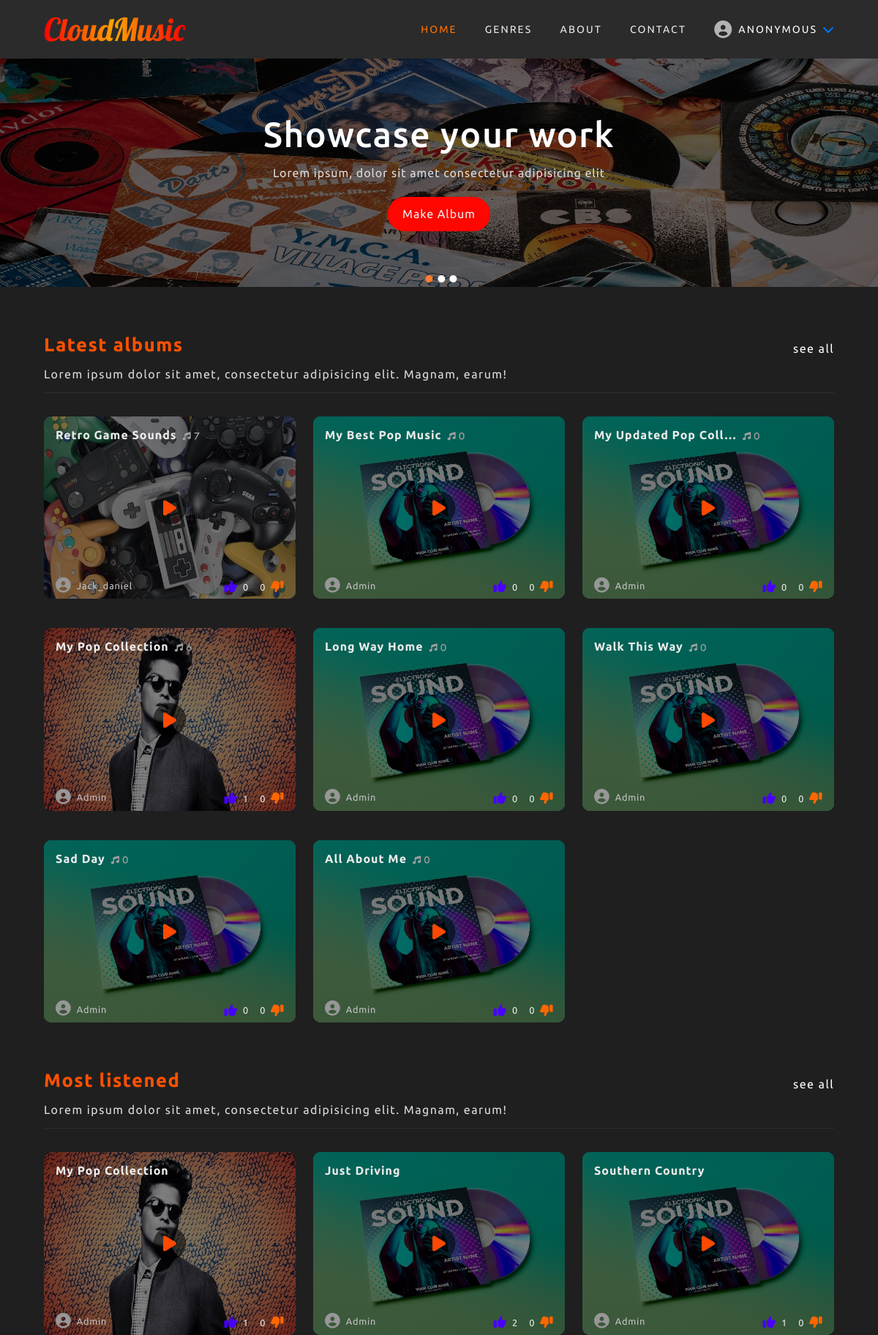
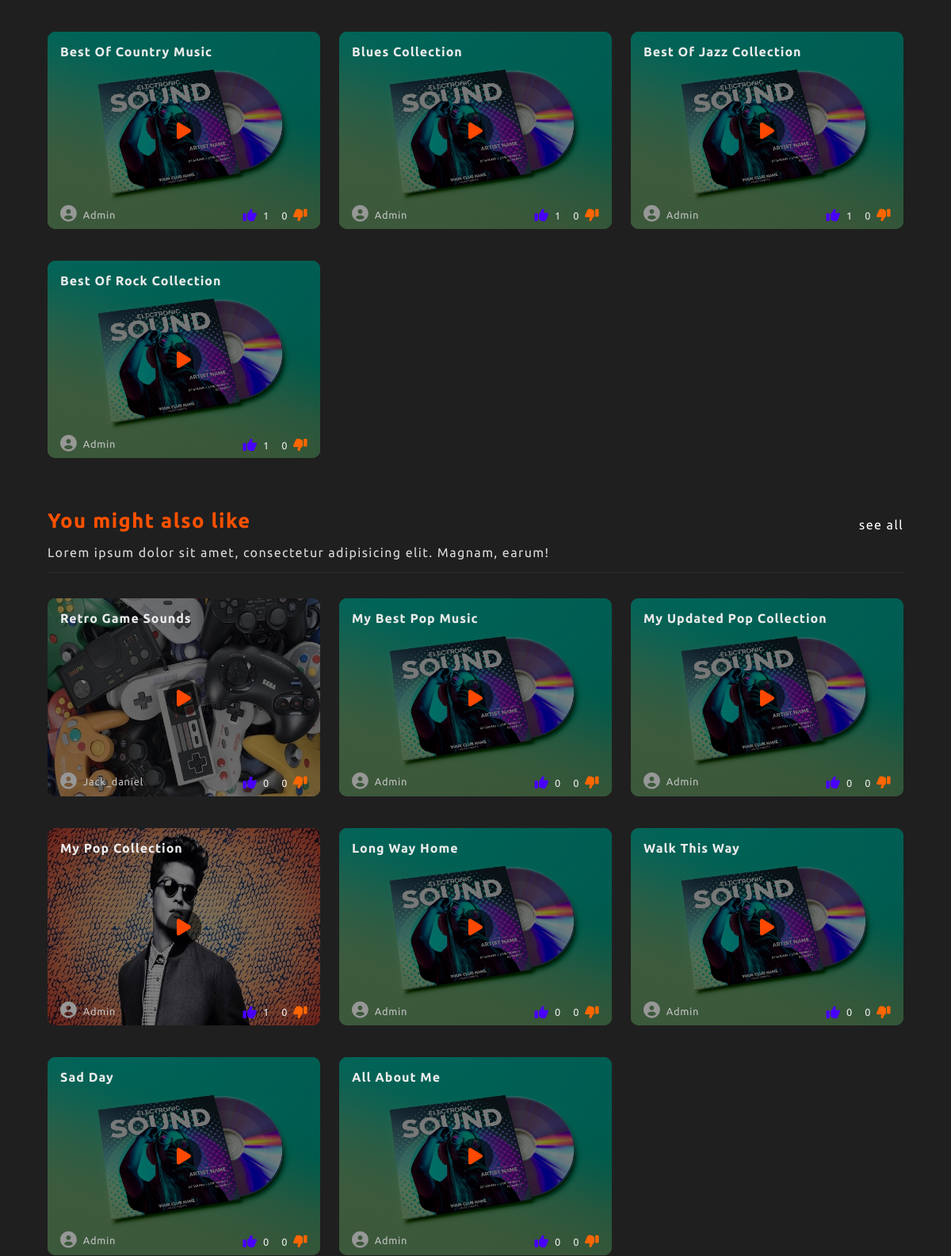
The page /home (upper part) on the database its author committed (2 pictures, top to bottom).
### music/models.py (models this page shows, shortened)
class Album(models.Model):
    user = models.ForeignKey(User, on_delete=models.CASCADE)
    title = models.CharField(max_length=50)
    choose_genre = models.ForeignKey(Genre, on_delete=models.CASCADE, null=True, blank=True)
    create_genre = models.CharField(max_length=20, null=True, blank=True)
    album_cover = models.ImageField(default="album_img/default.jpg", upload_to="album_img", blank=True)
    date_created = models.DateTimeField(default=timezone.now)
    thumbs_up = models.IntegerField(default=0)
    thumbs_down = models.IntegerField(default=0)
    class Meta:
        ordering = ["-date_created"]

### music/views.py (the view, shortened to what this page needs)
# urls.py: path("home", home, name="home"),
def home(request):
    user = request.user
    albums = Album.objects.all()
    most_listened = albums
    latest_albums = albums[0:8]
    you_might_also_like = Album.objects.all()[0:8]
    if not user.is_authenticated:
        context = {
            "latest_albums": latest_albums,
            "most_listened": most_listened,
            "you_might_also_like": you_might_also_like
        }
        return render(request, "music/home.html", context)

### users/context_processors.py (called while the page is built)
def message_form(request):
    user_message_form = MessageForm()
    return {"user_message_form": user_message_form}

### music/templates/music/home.html (shortened to what this page needs)
{% extends "music/index.html" %}
{% block content %}
    <div class="album-container">
        <h1>
            Latest albums
            <a href="{% url 'music:all-albums' 'latest albums' %}">see all</a>
            <p>Lorem ipsum dolor sit amet, consectetur adipisicing elit. Magnam, earum!</p>
        </h1>
        <div class="albums">
            {% for album in latest_albums %}
                <div class="album-wrapper">
                    <img src="{{ album.album_cover.url }}" alt="">
                    <div class="background-overlay"></div>
                    <div class="album-text-wrapper">
                        <h2 title="{{ album.title }}">{{ album.title|truncatechars:20 }}<i class="fa-solid fa-music"> {{album.song_set.count}}</i></h2>
                        <div class="flex-box">
                            <div class="album-author">
                                <i class="fas fa-user-circle"></i>
                                <p>{{ album.user.username }}</p>
                            </div>
                            <div class="thumbs-up-down">
                                <a id="prevent-default" class="thumbs-up" href="#">
                                    <i class="fas fa-thumbs-up"></i>
                                    <p>{{ album.thumbs_up }}</p>
                                </a>
                                <a id="prevent-default" class="thumbs-down" href="#">
                                    <p>{{ album.thumbs_down }}</p>
                                    <i class="fas fa-thumbs-down fa-flip-horizontal"></i>
                                </a>
                            </div>
                        </div>
                    </div>
                    <a class="play-btn" href="{% url 'music:play-album' album.pk %}"><i class="fa-solid fa-play"></i></a>
                </div>
            {% endfor %}
        </div>
    </div>
    <div class="album-container">
        <h1>Most listened
            <a href="{% url 'music:all-albums' 'most listened' %}">see all</a>
            <p>Lorem ipsum dolor sit amet, consectetur adipisicing elit. Magnam, earum!</p>
        </h1>
        <div class="albums">
            {% for album in most_listened %}
                {% if album.thumbs_up > 0 %}
                    <div class="album-wrapper">
                        <img src="{{ album.album_cover.url }}" alt="">
                        <div class="background-overlay"></div>
                        <div class="album-text-wrapper">
                            <h2>{{ album.title }}</h2>
                            <div class="flex-box">
                                <div class="album-author">
                                    <i class="fas fa-user-circle"></i>
                                    <p>{{ album.user.username }}</p>
                                </div>
                                <div class="thumbs-up-down">
                                    <a id="prevent-default" class="thumbs-up" href="#">
                                        <i class="fas fa-thumbs-up"></i>
                                        <p>{{ album.thumbs_up }}</p>
                                    </a>
                                    <a id="prevent-default" class="thumbs-down" href="#">
                                        <p>{{ album.thumbs_down }}</p>
                                        <i class="fas fa-thumbs-down fa-flip-horizontal"></i>
                                    </a>
                                </div>
                            </div>
                        </div>
                        <a class="play-btn" href="{% url 'music:play-album' album.pk %}"><i class="fa-solid fa-play"></i></a>
                    </div>
                {% endif %}
            {% endfor %}
        </div>
    </div>
    <div class="album-container">
        <h1>You might also like
            <a href="{% url 'music:all-albums' 'you might also like' %}">see all</a>
            <p>Lorem ipsum dolor sit amet, consectetur adipisicing elit. Magnam, earum!</p>
        </h1>
        <div class="albums">
            {% for album in you_might_also_like %}
                <div class="album-wrapper">
                    <img src="{{ album.album_cover.url }}" alt="">
                    <div class="background-overlay"></div>
                    <div class="album-text-wrapper">
                        <h2>{{ album.title }}</h2>
                        <div class="flex-box">
                            <div class="album-author">
                                <i class="fas fa-user-circle"></i>
                                <p>{{ album.user.username }}</p>
                            </div>
                            <div class="thumbs-up-down">
                                <a id="prevent-default" class="thumbs-up" href="#">
                                    <i class="fas fa-thumbs-up"></i>
                                    <p>{{ album.thumbs_up }}</p>
                                </a>
                                <a id="prevent-default" class="thumbs-down" href="#">
                                    <p>{{ album.thumbs_down }}</p>
                                    <i class="fas fa-thumbs-down fa-flip-horizontal"></i>
                                </a>
                            </div>
                        </div>
                    </div>
                    <a class="play-btn" href="{% url 'music:play-album' album.pk %}"><i class="fa-solid fa-play"></i></a>
                </div>
            {% endfor %}
        </div>
    </div>
{% endblock content %}

### music/static/music/style.css (style rules this page uses)
html, body { width: auto!important; overflow-x: hidden!important; height: auto !important; scroll-behavior: smooth; }
body { font-family: 'Ubuntu', sans-serif; scroll-behavior: smooth; height: 100%; overflow: hidden; -webkit-tap-highlight-color: transparent; }
input, textarea, button, select, a { -webkit-tap-highlight-color: rgba(0,0,0,0); }
a { text-decoration: none; display: inline-block; }
.album-container { width: 90vw; margin: 0 auto; padding-top: 3rem; }
.album-container:last-child { padding-bottom: 4rem; }
.albums { display: flex; flex-direction: column; }
.album-container > h1 { letter-spacing: 0.09rem; display: flex; align-items: flex-end; justify-content: space-between; flex-wrap: wrap; font-size: 1.6rem; color: rgb(255, 81, 0); padding-bottom: 1rem; padding-top: 1rem; border-bottom: 1px solid rgb(46, 46, 46); }
.album-container > h1 > a { font-size: 16px; color: rgb(255, 255, 255); letter-spacing: 0.09rem; font-weight: 400; border-bottom: 1px solid transparent; transition: border-bottom 0.15px linear; }
.album-container > h1 > p { flex: 0 0 100%; font-size: 16px; padding-top: 1rem; letter-spacing: 0.09rem; color: rgb(221, 221, 221); font-weight: 400; }
.album-wrapper { margin-bottom: 1rem; margin-top: 1rem; position: relative; border-radius: 10px; transition: transform 0.25s linear; }
.album-wrapper > img { display: block; width: 100%; height: auto; border-radius: 10px; }
.background-overlay { position: absolute; background: linear-gradient(to top,rgb(0, 0, 0, 0.5), rgba(0, 0, 0, 0.5), rgba(0, 0, 0, 0.5)); top: 0; left: 0; width: 100%; height: 100%; border-radius: 10px; }
.album-text-wrapper { position: absolute; width: 100%; height: 100%; z-index: 2; top: 0; left: 0; padding: 1rem; border-radius: 10px; }
.album-text-wrapper > h2 { color: rgb(235, 235, 235); text-transform: capitalize; font-size: 1rem; letter-spacing: 0.06rem; }
.album-text-wrapper > h2 > i { font-size: 0.7rem; color: rgb(161, 161, 161); margin-left: 0.5rem; }
.flex-box { display: flex; align-items: flex-end; justify-content: space-between; position: absolute; bottom: 0; left: 0; z-index: 3; width: 100%; padding: 0 1rem 0.5rem 1rem; border-bottom-left-radius: 10px; border-bottom-right-radius: 10px; }
.album-author { display: flex; align-items: center; font-size: 0.8rem; }
.flex-box > .album-author > i { color: rgb(151, 151, 151); font-size: 1.3rem; }
.flex-box > .album-author > p { color: rgb(196, 196, 196); text-transform: capitalize; padding-left: 0.5rem; letter-spacing: 0.05rem; }
.thumbs-up-down { display: flex; align-items: center; }
.thumbs-down, .thumbs-up { display: flex; align-items: center; color: rgb(235, 235, 235); font-size: 0.8rem; }
.thumbs-up > i { padding-right: 0.5rem; }
.thumbs-up > i { color: rgb(72, 0, 255); font-size: 1.1rem; }
.thumbs-down > p { padding-left: 1rem; padding-right: 0.5rem; }
.thumbs-down > i { color: rgb(255, 102, 0); font-size: 1.1rem; }
.play-btn { background: rgba(0, 0, 0, 0.55); font-size: 1.5rem; border-radius: 50%; color: rgb(255, 72, 0) !important; cursor: pointer; position: absolute; top: 50%; left: 50%; z-index: 4; transform: translate(-50%, -50%); display: flex; align-items: center; justify-content: center; width: 45px; height: 45px; }
#prevent-default { cursor: inherit; }
@media screen and (min-width:700px) { .album-container > h1 { margin-bottom: 1rem; } }
@media screen and (min-width:700px) { .albums { display: grid; grid-template-columns: 1fr 1fr; column-gap: 1.5rem; row-gap: 1.5rem; } }
@media screen and (min-width:700px) { .album-wrapper { margin-bottom: 0; } }
@media screen and (min-width:1000px) { .albums { grid-template-columns: 1fr 1fr 1fr; } }

### rows shown on the page
Album: album_cover (picture), title "Retro Game Sounds", song_set.count "7", user.username "Jack_daniel", thumbs_up "0", thumbs_down "0"
Album: album_cover (placeholder picture), title "My Best Pop Music", song_set.count "0", user.username "Admin", thumbs_up "0", thumbs_down "0"
Album: album_cover (placeholder picture), title "My Updated Pop Coll…", song_set.count "0", user.username "Admin", thumbs_up "0", thumbs_down "0", title "My Updated Pop Collection"
Album: album_cover (picture), title "My Pop Collection", song_set.count "6", user.username "Admin", thumbs_up "1", thumbs_down "0"
Album: album_cover (placeholder picture), title "Long Way Home", song_set.count "0", user.username "Admin", thumbs_up "0", thumbs_down "0"
Album: album_cover (placeholder picture), title "Walk This Way", song_set.count "0", user.username "Admin", thumbs_up "0", thumbs_down "0"
Album: album_cover (placeholder picture), title "Sad Day", song_set.count "0", user.username "Admin", thumbs_up "0", thumbs_down "0"
Album: album_cover (placeholder picture), title "All About Me", song_set.count "0", user.username "Admin", thumbs_up "0", thumbs_down "0"
Album: album_cover (placeholder picture), title "Just Driving", user.username "Admin", thumbs_up "2", thumbs_down "0"
Album: album_cover (placeholder picture), title "Southern Country", user.username "Admin", thumbs_up "1", thumbs_down "0"
Album: album_cover (placeholder picture), title "Best Of Country Music", user.username "Admin", thumbs_up "1", thumbs_down "0"
Album: album_cover (placeholder picture), title "Blues Collection", user.username "Admin", thumbs_up "1", thumbs_down "0"
Album: album_cover (placeholder picture), title "Best Of Jazz Collection", user.username "Admin", thumbs_up "1", thumbs_down "0"
Album: album_cover (placeholder picture), title "Best Of Rock Collection", user.username "Admin", thumbs_up "1", thumbs_down "0"
